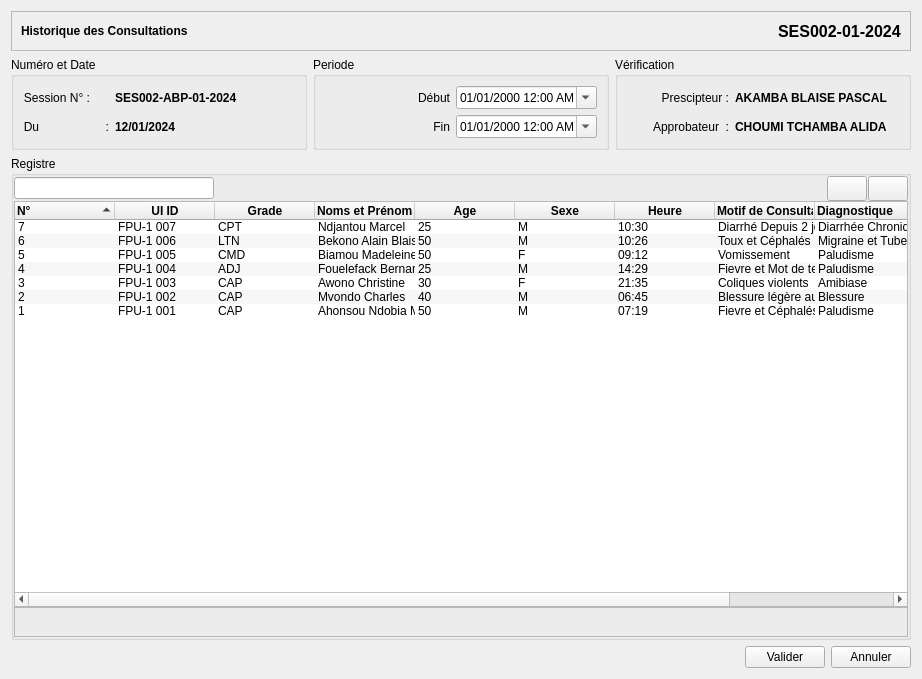
<?xml version="1.0" encoding="UTF-8"?>
<ui version="4.0">
 <class>ConsultationReport</class>
 <widget class="QWidget" name="ConsultationReport">
  <property name="geometry">
   <rect>
    <x>0</x>
    <y>0</y>
    <width>922</width>
    <height>679</height>
   </rect>
  </property>
  <property name="windowTitle">
   <string>Registre des Consultations</string>
  </property>
  <layout class="QVBoxLayout" name="verticalLayout_3">
   <item>
    <widget class="QFrame" name="frame_2">
     <property name="enabled">
      <bool>true</bool>
     </property>
     <property name="minimumSize">
      <size>
       <width>0</width>
       <height>40</height>
      </size>
     </property>
     <property name="maximumSize">
      <size>
       <width>16777215</width>
       <height>40</height>
      </size>
     </property>
     <property name="frameShape">
      <enum>QFrame::StyledPanel</enum>
     </property>
     <property name="frameShadow">
      <enum>QFrame::Plain</enum>
     </property>
     <property name="lineWidth">
      <number>0</number>
     </property>
     <layout class="QHBoxLayout" name="horizontalLayout_7">
      <item>
       <widget class="QLabel" name="label_3">
        <property name="sizePolicy">
         <sizepolicy hsizetype="Expanding" vsizetype="Preferred">
          <horstretch>0</horstretch>
          <verstretch>0</verstretch>
         </sizepolicy>
        </property>
        <property name="font">
         <font>
          <bold>true</bold>
         </font>
        </property>
        <property name="lineWidth">
         <number>0</number>
        </property>
        <property name="text">
         <string>Historique des Consultations</string>
        </property>
       </widget>
      </item>
      <item>
       <widget class="QLabel" name="label_4">
        <property name="font">
         <font>
          <pointsize>12</pointsize>
          <bold>true</bold>
         </font>
        </property>
        <property name="text">
         <string>SES002-01-2024</string>
        </property>
       </widget>
      </item>
     </layout>
    </widget>
   </item>
   <item>
    <layout class="QHBoxLayout" name="horizontalLayout_6">
     <item>
      <widget class="QGroupBox" name="groupBox">
       <property name="title">
        <string>Numéro et Date</string>
       </property>
       <layout class="QGridLayout" name="gridLayout_4">
        <item row="0" column="0">
         <layout class="QGridLayout" name="gridLayout_3">
          <item row="1" column="0">
           <widget class="QLabel" name="label">
            <property name="sizePolicy">
             <sizepolicy hsizetype="Fixed" vsizetype="Preferred">
              <horstretch>0</horstretch>
              <verstretch>0</verstretch>
             </sizepolicy>
            </property>
            <property name="text">
             <string>Du                    :</string>
            </property>
            <property name="alignment">
             <set>Qt::AlignRight|Qt::AlignTrailing|Qt::AlignVCenter</set>
            </property>
           </widget>
          </item>
          <item row="1" column="1">
           <widget class="QLabel" name="label_9">
            <property name="sizePolicy">
             <sizepolicy hsizetype="Ignored" vsizetype="Preferred">
              <horstretch>0</horstretch>
              <verstretch>0</verstretch>
             </sizepolicy>
            </property>
            <property name="minimumSize">
             <size>
              <width>70</width>
              <height>0</height>
             </size>
            </property>
            <property name="font">
             <font>
              <bold>true</bold>
             </font>
            </property>
            <property name="text">
             <string>12/01/2024</string>
            </property>
           </widget>
          </item>
          <item row="0" column="0">
           <widget class="QLabel" name="label_5">
            <property name="sizePolicy">
             <sizepolicy hsizetype="Fixed" vsizetype="Preferred">
              <horstretch>0</horstretch>
              <verstretch>0</verstretch>
             </sizepolicy>
            </property>
            <property name="text">
             <string>Session N° :</string>
            </property>
            <property name="alignment">
             <set>Qt::AlignRight|Qt::AlignTrailing|Qt::AlignVCenter</set>
            </property>
           </widget>
          </item>
          <item row="0" column="1">
           <widget class="QLabel" name="label_8">
            <property name="sizePolicy">
             <sizepolicy hsizetype="Ignored" vsizetype="Preferred">
              <horstretch>0</horstretch>
              <verstretch>0</verstretch>
             </sizepolicy>
            </property>
            <property name="minimumSize">
             <size>
              <width>95</width>
              <height>0</height>
             </size>
            </property>
            <property name="font">
             <font>
              <bold>true</bold>
             </font>
            </property>
            <property name="text">
             <string>SES002-ABP-01-2024</string>
            </property>
            <property name="alignment">
             <set>Qt::AlignLeading|Qt::AlignLeft|Qt::AlignVCenter</set>
            </property>
           </widget>
          </item>
         </layout>
        </item>
       </layout>
      </widget>
     </item>
     <item>
      <widget class="QGroupBox" name="groupBox_4">
       <property name="title">
        <string>Periode</string>
       </property>
       <layout class="QGridLayout" name="gridLayout_6">
        <item row="0" column="0">
         <layout class="QGridLayout" name="gridLayout_5">
          <item row="0" column="0">
           <widget class="QLabel" name="label_17">
            <property name="text">
             <string>Début</string>
            </property>
            <property name="alignment">
             <set>Qt::AlignRight|Qt::AlignTrailing|Qt::AlignVCenter</set>
            </property>
           </widget>
          </item>
          <item row="1" column="0">
           <widget class="QLabel" name="label_6">
            <property name="text">
             <string>Fin</string>
            </property>
            <property name="alignment">
             <set>Qt::AlignRight|Qt::AlignTrailing|Qt::AlignVCenter</set>
            </property>
           </widget>
          </item>
          <item row="1" column="1">
           <widget class="QDateTimeEdit" name="dateTimeEdit">
            <property name="displayFormat">
             <string>dd/MM/yyyy h:mm AP</string>
            </property>
            <property name="calendarPopup">
             <bool>true</bool>
            </property>
           </widget>
          </item>
          <item row="0" column="1">
           <widget class="QDateTimeEdit" name="dateTimeEdit_2">
            <property name="displayFormat">
             <string>dd/MM/yyyy h:mm AP</string>
            </property>
            <property name="calendarPopup">
             <bool>true</bool>
            </property>
           </widget>
          </item>
         </layout>
        </item>
       </layout>
      </widget>
     </item>
     <item>
      <widget class="QGroupBox" name="groupBox_2">
       <property name="title">
        <string>Vérification</string>
       </property>
       <layout class="QGridLayout" name="gridLayout_2">
        <item row="0" column="0">
         <layout class="QHBoxLayout" name="horizontalLayout_4">
          <property name="sizeConstraint">
           <enum>QLayout::SetFixedSize</enum>
          </property>
          <item>
           <widget class="QLabel" name="label_2">
            <property name="maximumSize">
             <size>
              <width>90</width>
              <height>16777215</height>
             </size>
            </property>
            <property name="text">
             <string>Prescipteur :</string>
            </property>
            <property name="alignment">
             <set>Qt::AlignRight|Qt::AlignTrailing|Qt::AlignVCenter</set>
            </property>
           </widget>
          </item>
          <item>
           <widget class="QLabel" name="label_10">
            <property name="sizePolicy">
             <sizepolicy hsizetype="Fixed" vsizetype="Preferred">
              <horstretch>0</horstretch>
              <verstretch>0</verstretch>
             </sizepolicy>
            </property>
            <property name="font">
             <font>
              <bold>true</bold>
             </font>
            </property>
            <property name="text">
             <string>AKAMBA BLAISE PASCAL</string>
            </property>
           </widget>
          </item>
         </layout>
        </item>
        <item row="1" column="0">
         <layout class="QHBoxLayout" name="horizontalLayout_5">
          <property name="sizeConstraint">
           <enum>QLayout::SetFixedSize</enum>
          </property>
          <item>
           <widget class="QLabel" name="label_7">
            <property name="maximumSize">
             <size>
              <width>90</width>
              <height>16777215</height>
             </size>
            </property>
            <property name="text">
             <string>Approbateur  :</string>
            </property>
            <property name="alignment">
             <set>Qt::AlignRight|Qt::AlignTrailing|Qt::AlignVCenter</set>
            </property>
           </widget>
          </item>
          <item>
           <widget class="QLabel" name="label_11">
            <property name="sizePolicy">
             <sizepolicy hsizetype="Fixed" vsizetype="Preferred">
              <horstretch>0</horstretch>
              <verstretch>0</verstretch>
             </sizepolicy>
            </property>
            <property name="font">
             <font>
              <bold>true</bold>
             </font>
            </property>
            <property name="text">
             <string>CHOUMI TCHAMBA ALIDA</string>
            </property>
           </widget>
          </item>
         </layout>
        </item>
       </layout>
      </widget>
     </item>
    </layout>
   </item>
   <item>
    <widget class="QGroupBox" name="groupBox_3">
     <property name="title">
      <string>Registre</string>
     </property>
     <layout class="QGridLayout" name="gridLayout">
      <property name="leftMargin">
       <number>0</number>
      </property>
      <property name="topMargin">
       <number>0</number>
      </property>
      <property name="rightMargin">
       <number>0</number>
      </property>
      <property name="bottomMargin">
       <number>0</number>
      </property>
      <property name="spacing">
       <number>0</number>
      </property>
      <item row="0" column="0">
       <layout class="QVBoxLayout" name="verticalLayout_2">
        <property name="spacing">
         <number>0</number>
        </property>
        <item>
         <layout class="QHBoxLayout" name="horizontalLayout">
          <property name="spacing">
           <number>1</number>
          </property>
          <item>
           <widget class="QLineEdit" name="lineEdit">
            <property name="sizePolicy">
             <sizepolicy hsizetype="Expanding" vsizetype="Fixed">
              <horstretch>0</horstretch>
              <verstretch>0</verstretch>
             </sizepolicy>
            </property>
            <property name="maximumSize">
             <size>
              <width>200</width>
              <height>16777215</height>
             </size>
            </property>
            <property name="toolTip">
             <string extracomment="Enter Barcode to Scan"/>
            </property>
           </widget>
          </item>
          <item>
           <spacer name="horizontalSpacer">
            <property name="orientation">
             <enum>Qt::Horizontal</enum>
            </property>
            <property name="sizeHint" stdset="0">
             <size>
              <width>28</width>
              <height>25</height>
             </size>
            </property>
           </spacer>
          </item>
          <item>
           <widget class="QPushButton" name="pushButton_2">
            <property name="minimumSize">
             <size>
              <width>0</width>
              <height>25</height>
             </size>
            </property>
            <property name="icon">
             <iconset resource="../stock/stock.qrc">
              <normaloff>:/icons/icons/list-remove.png</normaloff>:/icons/icons/list-remove.png</iconset>
            </property>
           </widget>
          </item>
          <item>
           <widget class="QPushButton" name="pushButton">
            <property name="minimumSize">
             <size>
              <width>0</width>
              <height>25</height>
             </size>
            </property>
            <property name="icon">
             <iconset resource="../stock/stock.qrc">
              <normaloff>:/icons/icons/list-add.png</normaloff>:/icons/icons/list-add.png</iconset>
            </property>
           </widget>
          </item>
         </layout>
        </item>
        <item>
         <widget class="QWidget" name="widget" native="true">
          <layout class="QVBoxLayout" name="verticalLayout">
           <property name="spacing">
            <number>0</number>
           </property>
           <property name="leftMargin">
            <number>0</number>
           </property>
           <property name="topMargin">
            <number>0</number>
           </property>
           <property name="rightMargin">
            <number>0</number>
           </property>
           <property name="bottomMargin">
            <number>0</number>
           </property>
           <item>
            <widget class="QTreeWidget" name="treeWidget">
             <property name="sizeAdjustPolicy">
              <enum>QAbstractScrollArea::AdjustToContents</enum>
             </property>
             <property name="alternatingRowColors">
              <bool>true</bool>
             </property>
             <property name="textElideMode">
              <enum>Qt::ElideNone</enum>
             </property>
             <property name="autoExpandDelay">
              <number>0</number>
             </property>
             <property name="rootIsDecorated">
              <bool>false</bool>
             </property>
             <property name="uniformRowHeights">
              <bool>true</bool>
             </property>
             <property name="sortingEnabled">
              <bool>true</bool>
             </property>
             <attribute name="headerHighlightSections">
              <bool>true</bool>
             </attribute>
             <column>
              <property name="text">
               <string>N°</string>
              </property>
              <property name="toolTip">
               <string>Nom du Médicament</string>
              </property>
              <property name="font">
               <font>
                <bold>true</bold>
               </font>
              </property>
             </column>
             <column>
              <property name="text">
               <string>UI ID</string>
              </property>
              <property name="toolTip">
               <string>Quantité totale de Médicament avec laquelle a commencé le service hier</string>
              </property>
              <property name="font">
               <font>
                <bold>true</bold>
               </font>
              </property>
              <property name="textAlignment">
               <set>AlignCenter</set>
              </property>
             </column>
             <column>
              <property name="text">
               <string>Grade</string>
              </property>
              <property name="toolTip">
               <string>Quantité totale de Médicaments écoulés hier</string>
              </property>
              <property name="font">
               <font>
                <bold>true</bold>
               </font>
              </property>
              <property name="textAlignment">
               <set>AlignCenter</set>
              </property>
             </column>
             <column>
              <property name="text">
               <string>Noms et Prénoms</string>
              </property>
              <property name="toolTip">
               <string>Quantité de médicaments qui vous a été livrée Aujourd'hui</string>
              </property>
              <property name="font">
               <font>
                <bold>true</bold>
               </font>
              </property>
              <property name="textAlignment">
               <set>AlignLeading|AlignVCenter</set>
              </property>
             </column>
             <column>
              <property name="text">
               <string>Age</string>
              </property>
              <property name="toolTip">
               <string>Quantité totale de Médicament avec laquelle vous commencez le service aujourd'hui</string>
              </property>
              <property name="font">
               <font>
                <bold>true</bold>
               </font>
              </property>
              <property name="textAlignment">
               <set>AlignCenter</set>
              </property>
             </column>
             <column>
              <property name="text">
               <string>Sexe</string>
              </property>
              <property name="font">
               <font>
                <bold>true</bold>
               </font>
              </property>
              <property name="textAlignment">
               <set>AlignCenter</set>
              </property>
             </column>
             <column>
              <property name="text">
               <string>Heure</string>
              </property>
              <property name="font">
               <font>
                <bold>true</bold>
               </font>
              </property>
              <property name="textAlignment">
               <set>AlignCenter</set>
              </property>
             </column>
             <column>
              <property name="text">
               <string>Motif de Consultation(M/C)</string>
              </property>
              <property name="font">
               <font>
                <bold>true</bold>
               </font>
              </property>
             </column>
             <column>
              <property name="text">
               <string>Diagnostique</string>
              </property>
              <property name="font">
               <font>
                <bold>true</bold>
               </font>
              </property>
             </column>
             <column>
              <property name="text">
               <string>Prescription(C.A.T)</string>
              </property>
              <property name="font">
               <font>
                <bold>true</bold>
               </font>
              </property>
             </column>
             <column>
              <property name="text">
               <string>Prescripteur et Signature</string>
              </property>
              <property name="font">
               <font>
                <bold>true</bold>
               </font>
              </property>
             </column>
             <item>
              <property name="text">
               <string>7</string>
              </property>
              <property name="text">
               <string>FPU-1 007</string>
              </property>
              <property name="textAlignment">
               <set>AlignCenter</set>
              </property>
              <property name="text">
               <string>CPT</string>
              </property>
              <property name="textAlignment">
               <set>AlignCenter</set>
              </property>
              <property name="text">
               <string>Ndjantou Marcel</string>
              </property>
              <property name="textAlignment">
               <set>AlignLeading|AlignVCenter</set>
              </property>
              <property name="text">
               <string>25</string>
              </property>
              <property name="textAlignment">
               <set>AlignCenter</set>
              </property>
              <property name="text">
               <string>M</string>
              </property>
              <property name="textAlignment">
               <set>AlignCenter</set>
              </property>
              <property name="text">
               <string>10:30</string>
              </property>
              <property name="textAlignment">
               <set>AlignCenter</set>
              </property>
              <property name="text">
               <string>Diarrhé Depuis 2 jours</string>
              </property>
              <property name="text">
               <string>Diarrhée Chronique</string>
              </property>
              <property name="text">
               <string>2 Paracetamol  m/s, 3 Diocné 1/1/1</string>
              </property>
              <property name="text">
               <string>Akamba Pierette</string>
              </property>
             </item>
             <item>
              <property name="text">
               <string>6</string>
              </property>
              <property name="text">
               <string>FPU-1 006</string>
              </property>
              <property name="textAlignment">
               <set>AlignCenter</set>
              </property>
              <property name="text">
               <string>LTN</string>
              </property>
              <property name="textAlignment">
               <set>AlignCenter</set>
              </property>
              <property name="text">
               <string>Bekono Alain Blaise</string>
              </property>
              <property name="textAlignment">
               <set>AlignLeading|AlignVCenter</set>
              </property>
              <property name="text">
               <string>50</string>
              </property>
              <property name="textAlignment">
               <set>AlignCenter</set>
              </property>
              <property name="text">
               <string>M</string>
              </property>
              <property name="textAlignment">
               <set>AlignCenter</set>
              </property>
              <property name="text">
               <string>10:26</string>
              </property>
              <property name="textAlignment">
               <set>AlignCenter</set>
              </property>
              <property name="text">
               <string>Toux et Céphalés</string>
              </property>
              <property name="text">
               <string>Migraine et Tuberculoze</string>
              </property>
              <property name="text">
               <string>4 Broncatiol  m/s, 3 Diocné 1/1/1</string>
              </property>
              <property name="text">
               <string>Chountsa André</string>
              </property>
             </item>
             <item>
              <property name="text">
               <string>5</string>
              </property>
              <property name="text">
               <string>FPU-1 005</string>
              </property>
              <property name="textAlignment">
               <set>AlignCenter</set>
              </property>
              <property name="text">
               <string>CMD</string>
              </property>
              <property name="textAlignment">
               <set>AlignCenter</set>
              </property>
              <property name="text">
               <string>Biamou Madeleine</string>
              </property>
              <property name="textAlignment">
               <set>AlignLeading|AlignVCenter</set>
              </property>
              <property name="text">
               <string>50</string>
              </property>
              <property name="textAlignment">
               <set>AlignCenter</set>
              </property>
              <property name="text">
               <string>F</string>
              </property>
              <property name="textAlignment">
               <set>AlignCenter</set>
              </property>
              <property name="text">
               <string>09:12</string>
              </property>
              <property name="textAlignment">
               <set>AlignCenter</set>
              </property>
              <property name="text">
               <string>Vomissement</string>
              </property>
              <property name="text">
               <string>Paludisme</string>
              </property>
              <property name="text">
               <string>8 Flagil  m/s, 3 Lumifer 1/1/1</string>
              </property>
              <property name="text">
               <string>Ebola Olivier</string>
              </property>
             </item>
             <item>
              <property name="text">
               <string>4</string>
              </property>
              <property name="text">
               <string>FPU-1 004</string>
              </property>
              <property name="textAlignment">
               <set>AlignCenter</set>
              </property>
              <property name="text">
               <string>ADJ</string>
              </property>
              <property name="textAlignment">
               <set>AlignCenter</set>
              </property>
              <property name="text">
               <string>Fouelefack Bernard</string>
              </property>
              <property name="textAlignment">
               <set>AlignLeading|AlignVCenter</set>
              </property>
              <property name="text">
               <string>25</string>
              </property>
              <property name="textAlignment">
               <set>AlignCenter</set>
              </property>
              <property name="text">
               <string>M</string>
              </property>
              <property name="textAlignment">
               <set>AlignCenter</set>
              </property>
              <property name="text">
               <string>14:29</string>
              </property>
              <property name="textAlignment">
               <set>AlignCenter</set>
              </property>
              <property name="text">
               <string>Fievre et Mot de tete</string>
              </property>
              <property name="text">
               <string>Paludisme</string>
              </property>
              <property name="text">
               <string>4 Broncatiol  m/s, 3 Diocné 1/1/1</string>
              </property>
              <property name="text">
               <string>Akamba Pierette</string>
              </property>
             </item>
             <item>
              <property name="text">
               <string>3</string>
              </property>
              <property name="text">
               <string>FPU-1 003</string>
              </property>
              <property name="textAlignment">
               <set>AlignCenter</set>
              </property>
              <property name="text">
               <string>CAP</string>
              </property>
              <property name="textAlignment">
               <set>AlignCenter</set>
              </property>
              <property name="text">
               <string>Awono Christine</string>
              </property>
              <property name="textAlignment">
               <set>AlignLeading|AlignVCenter</set>
              </property>
              <property name="text">
               <string>30</string>
              </property>
              <property name="textAlignment">
               <set>AlignCenter</set>
              </property>
              <property name="text">
               <string>F</string>
              </property>
              <property name="textAlignment">
               <set>AlignCenter</set>
              </property>
              <property name="text">
               <string>21:35</string>
              </property>
              <property name="textAlignment">
               <set>AlignCenter</set>
              </property>
              <property name="text">
               <string>Coliques violents</string>
              </property>
              <property name="text">
               <string>Amibiase</string>
              </property>
              <property name="text">
               <string>4 Broncatiol  m/s, 3 Diocné 1/1/1</string>
              </property>
              <property name="text">
               <string>Ebola Olivier</string>
              </property>
             </item>
             <item>
              <property name="text">
               <string>2</string>
              </property>
              <property name="text">
               <string>FPU-1 002</string>
              </property>
              <property name="textAlignment">
               <set>AlignCenter</set>
              </property>
              <property name="text">
               <string>CAP</string>
              </property>
              <property name="textAlignment">
               <set>AlignCenter</set>
              </property>
              <property name="text">
               <string>Mvondo Charles</string>
              </property>
              <property name="textAlignment">
               <set>AlignLeading|AlignVCenter</set>
              </property>
              <property name="text">
               <string>40</string>
              </property>
              <property name="textAlignment">
               <set>AlignCenter</set>
              </property>
              <property name="text">
               <string>M</string>
              </property>
              <property name="textAlignment">
               <set>AlignCenter</set>
              </property>
              <property name="text">
               <string>06:45</string>
              </property>
              <property name="textAlignment">
               <set>AlignCenter</set>
              </property>
              <property name="text">
               <string>Blessure légère au poignet</string>
              </property>
              <property name="text">
               <string>Blessure</string>
              </property>
              <property name="text">
               <string>4 Broncatiol  m/s, 3 Diocné 1/1/1</string>
              </property>
              <property name="text">
               <string>Akamba Pierette</string>
              </property>
             </item>
             <item>
              <property name="text">
               <string>1</string>
              </property>
              <property name="text">
               <string>FPU-1 001</string>
              </property>
              <property name="textAlignment">
               <set>AlignCenter</set>
              </property>
              <property name="text">
               <string>CAP</string>
              </property>
              <property name="textAlignment">
               <set>AlignCenter</set>
              </property>
              <property name="text">
               <string>Ahonsou Ndobia McDaniels</string>
              </property>
              <property name="textAlignment">
               <set>AlignLeading|AlignVCenter</set>
              </property>
              <property name="text">
               <string>50</string>
              </property>
              <property name="textAlignment">
               <set>AlignCenter</set>
              </property>
              <property name="text">
               <string>M</string>
              </property>
              <property name="textAlignment">
               <set>AlignCenter</set>
              </property>
              <property name="text">
               <string>07:19</string>
              </property>
              <property name="textAlignment">
               <set>AlignCenter</set>
              </property>
              <property name="text">
               <string>Fievre et Céphalés</string>
              </property>
              <property name="text">
               <string>Paludisme</string>
              </property>
              <property name="text">
               <string>4 Broncatiol  m/s, 3 Diocné 1/1/1</string>
              </property>
              <property name="text">
               <string>Akamba Pierette</string>
              </property>
             </item>
            </widget>
           </item>
           <item>
            <widget class="QFrame" name="frame_3">
             <property name="minimumSize">
              <size>
               <width>0</width>
               <height>30</height>
              </size>
             </property>
             <property name="frameShape">
              <enum>QFrame::StyledPanel</enum>
             </property>
             <property name="frameShadow">
              <enum>QFrame::Raised</enum>
             </property>
            </widget>
           </item>
          </layout>
         </widget>
        </item>
       </layout>
      </item>
     </layout>
    </widget>
   </item>
   <item>
    <layout class="QHBoxLayout" name="horizontalLayout_2">
     <item>
      <spacer name="horizontalSpacer_2">
       <property name="orientation">
        <enum>Qt::Horizontal</enum>
       </property>
       <property name="sizeHint" stdset="0">
        <size>
         <width>40</width>
         <height>20</height>
        </size>
       </property>
      </spacer>
     </item>
     <item>
      <widget class="QPushButton" name="pushButton_3">
       <property name="text">
        <string>Valider</string>
       </property>
      </widget>
     </item>
     <item>
      <widget class="QPushButton" name="pushButton_4">
       <property name="text">
        <string>Annuler</string>
       </property>
      </widget>
     </item>
    </layout>
   </item>
  </layout>
 </widget>
 <resources>
  <include location="../stock/stock.qrc"/>
 </resources>
 <connections/>
</ui>
